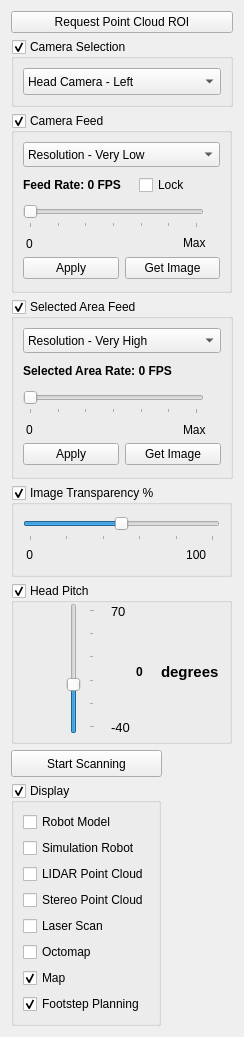
        <widget class="QWidget" name="scrollAreaWidgetContents">
         <property name="geometry">
          <rect>
           <x>0</x>
           <y>0</y>
           <width>244</width>
           <height>1037</height>
          </rect>
         </property>
         <property name="sizePolicy">
          <sizepolicy hsizetype="Expanding" vsizetype="Expanding">
           <horstretch>0</horstretch>
           <verstretch>0</verstretch>
          </sizepolicy>
         </property>
         <layout class="QVBoxLayout" name="verticalLayout_2">
          <item>
           <widget class="QPushButton" name="requestPointCloudROI">
            <property name="text">
             <string>Request Point Cloud ROI</string>
            </property>
           </widget>
          </item>
          <item>
           <widget class="QGroupBox" name="Selection_3">
            <property name="sizePolicy">
             <sizepolicy hsizetype="Maximum" vsizetype="Maximum">
              <horstretch>191</horstretch>
              <verstretch>63</verstretch>
             </sizepolicy>
            </property>
            <property name="minimumSize">
             <size>
              <width>0</width>
              <height>0</height>
             </size>
            </property>
            <property name="maximumSize">
             <size>
              <width>221</width>
              <height>63</height>
             </size>
            </property>
            <property name="title">
             <string>Camera Selection</string>
            </property>
            <property name="alignment">
             <set>Qt::AlignLeading|Qt::AlignLeft|Qt::AlignTop</set>
            </property>
            <property name="checkable">
             <bool>true</bool>
            </property>
            <layout class="QVBoxLayout" name="verticalLayout_7">
             <property name="sizeConstraint">
              <enum>QLayout::SetMaximumSize</enum>
             </property>
             <item>
              <widget class="QComboBox" name="comboBox_7">
               <property name="enabled">
                <bool>true</bool>
               </property>
               <property name="sizePolicy">
                <sizepolicy hsizetype="Maximum" vsizetype="Maximum">
                 <horstretch>0</horstretch>
                 <verstretch>0</verstretch>
                </sizepolicy>
               </property>
               <property name="maximumSize">
                <size>
                 <width>198</width>
                 <height>27</height>
                </size>
               </property>
               <property name="insertPolicy">
                <enum>QComboBox::InsertAtTop</enum>
               </property>
               <item>
                <property name="text">
                 <string>Head Camera - Left</string>
                </property>
               </item>
               <item>
                <property name="text">
                 <string>Head Camera - Right</string>
                </property>
               </item>
               <item>
                <property name="text">
                 <string>Left Hand Camera - Left</string>
                </property>
               </item>
               <item>
                <property name="text">
                 <string>Left Hand Camera - Right</string>
                </property>
               </item>
               <item>
                <property name="text">
                 <string>Right Hand Camera - Left</string>
                </property>
               </item>
               <item>
                <property name="text">
                 <string>Right Hand Camera - Right</string>
                </property>
               </item>
              </widget>
             </item>
            </layout>
           </widget>
          </item>
          <item>
           <widget class="QGroupBox" name="Mode_3">
            <property name="sizePolicy">
             <sizepolicy hsizetype="Maximum" vsizetype="Maximum">
              <horstretch>0</horstretch>
              <verstretch>0</verstretch>
             </sizepolicy>
            </property>
            <property name="minimumSize">
             <size>
              <width>0</width>
              <height>180</height>
             </size>
            </property>
            <property name="maximumSize">
             <size>
              <width>221</width>
              <height>180</height>
             </size>
            </property>
            <property name="title">
             <string>Camera Feed</string>
            </property>
            <property name="alignment">
             <set>Qt::AlignLeading|Qt::AlignLeft|Qt::AlignTop</set>
            </property>
            <property name="checkable">
             <bool>true</bool>
            </property>
            <layout class="QVBoxLayout" name="verticalLayout_5">
             <item>
              <widget class="QComboBox" name="comboBox_9">
               <property name="sizePolicy">
                <sizepolicy hsizetype="Maximum" vsizetype="Maximum">
                 <horstretch>0</horstretch>
                 <verstretch>0</verstretch>
                </sizepolicy>
               </property>
               <property name="maximumSize">
                <size>
                 <width>198</width>
                 <height>27</height>
                </size>
               </property>
               <property name="currentIndex">
                <number>4</number>
               </property>
               <item>
                <property name="text">
                 <string>Resolution - Very High</string>
                </property>
               </item>
               <item>
                <property name="text">
                 <string>Resolution - High</string>
                </property>
               </item>
               <item>
                <property name="text">
                 <string>Resolution - Medium</string>
                </property>
               </item>
               <item>
                <property name="text">
                 <string>Resolution - Low</string>
                </property>
               </item>
               <item>
                <property name="text">
                 <string>Resolution - Very Low</string>
                </property>
               </item>
              </widget>
             </item>
             <item>
              <widget class="QWidget" name="widget_7" native="true">
               <layout class="QHBoxLayout" name="horizontalLayout">
                <property name="margin">
                 <number>0</number>
                </property>
                <item>
                 <widget class="QLabel" name="label_9">
                  <property name="text">
                   <string>&lt;html&gt;&lt;head/&gt;&lt;body&gt;&lt;p&gt;&lt;span style=&quot; font-weight:600;&quot;&gt;Feed Rate: 0 FPS&lt;/span&gt;&lt;/p&gt;&lt;/body&gt;&lt;/html&gt;</string>
                  </property>
                  <property name="textFormat">
                   <enum>Qt::RichText</enum>
                  </property>
                 </widget>
                </item>
                <item>
                 <widget class="QCheckBox" name="checkBox">
                  <property name="sizePolicy">
                   <sizepolicy hsizetype="Maximum" vsizetype="Maximum">
                    <horstretch>0</horstretch>
                    <verstretch>0</verstretch>
                   </sizepolicy>
                  </property>
                  <property name="maximumSize">
                   <size>
                    <width>81</width>
                    <height>22</height>
                   </size>
                  </property>
                  <property name="text">
                   <string>Lock</string>
                  </property>
                 </widget>
                </item>
               </layout>
              </widget>
             </item>
             <item>
              <widget class="QSlider" name="horizontalSlider_2">
               <property name="sizePolicy">
                <sizepolicy hsizetype="Maximum" vsizetype="Maximum">
                 <horstretch>0</horstretch>
                 <verstretch>0</verstretch>
                </sizepolicy>
               </property>
               <property name="minimumSize">
                <size>
                 <width>181</width>
                 <height>24</height>
                </size>
               </property>
               <property name="maximumSize">
                <size>
                 <width>181</width>
                 <height>24</height>
                </size>
               </property>
               <property name="maximum">
                <number>30</number>
               </property>
               <property name="value">
                <number>0</number>
               </property>
               <property name="orientation">
                <enum>Qt::Horizontal</enum>
               </property>
               <property name="tickPosition">
                <enum>QSlider::TicksBelow</enum>
               </property>
               <property name="tickInterval">
                <number>5</number>
               </property>
              </widget>
             </item>
             <item>
              <widget class="QWidget" name="widget_3" native="true">
               <property name="sizePolicy">
                <sizepolicy hsizetype="Maximum" vsizetype="Maximum">
                 <horstretch>0</horstretch>
                 <verstretch>0</verstretch>
                </sizepolicy>
               </property>
               <property name="maximumSize">
                <size>
                 <width>201</width>
                 <height>16</height>
                </size>
               </property>
               <widget class="QLabel" name="label_2">
                <property name="geometry">
                 <rect>
                  <x>3</x>
                  <y>0</y>
                  <width>21</width>
                  <height>20</height>
                 </rect>
                </property>
                <property name="sizePolicy">
                 <sizepolicy hsizetype="Maximum" vsizetype="Maximum">
                  <horstretch>0</horstretch>
                  <verstretch>0</verstretch>
                 </sizepolicy>
                </property>
                <property name="maximumSize">
                 <size>
                  <width>21</width>
                  <height>20</height>
                 </size>
                </property>
                <property name="text">
                 <string>0</string>
                </property>
               </widget>
               <widget class="QLabel" name="label_5">
                <property name="geometry">
                 <rect>
                  <x>160</x>
                  <y>0</y>
                  <width>31</width>
                  <height>17</height>
                 </rect>
                </property>
                <property name="sizePolicy">
                 <sizepolicy hsizetype="Maximum" vsizetype="Maximum">
                  <horstretch>0</horstretch>
                  <verstretch>0</verstretch>
                 </sizepolicy>
                </property>
                <property name="maximumSize">
                 <size>
                  <width>31</width>
                  <height>17</height>
                 </size>
                </property>
                <property name="text">
                 <string>Max</string>
                </property>
               </widget>
              </widget>
             </item>
             <item>
              <widget class="QWidget" name="widget_10" native="true">
               <layout class="QHBoxLayout" name="horizontalLayout_5">
                <property name="margin">
                 <number>0</number>
                </property>
                <item>
                 <widget class="QPushButton" name="applyCameraFeed">
                  <property name="text">
                   <string>Apply</string>
                  </property>
                 </widget>
                </item>
                <item>
                 <widget class="QPushButton" name="getCameraImage">
                  <property name="text">
                   <string>Get Image</string>
                  </property>
                 </widget>
                </item>
               </layout>
              </widget>
             </item>
            </layout>
           </widget>
          </item>
          <item>
           <widget class="QGroupBox" name="groupBox_2">
            <property name="minimumSize">
             <size>
              <width>0</width>
              <height>180</height>
             </size>
            </property>
            <property name="maximumSize">
             <size>
              <width>16777215</width>
              <height>180</height>
             </size>
            </property>
            <property name="title">
             <string>Selected Area Feed</string>
            </property>
            <property name="checkable">
             <bool>true</bool>
            </property>
            <layout class="QVBoxLayout" name="verticalLayout_6">
             <item>
              <widget class="QComboBox" name="comboBox_8">
               <property name="sizePolicy">
                <sizepolicy hsizetype="Maximum" vsizetype="Maximum">
                 <horstretch>0</horstretch>
                 <verstretch>0</verstretch>
                </sizepolicy>
               </property>
               <property name="maximumSize">
                <size>
                 <width>198</width>
                 <height>27</height>
                </size>
               </property>
               <item>
                <property name="text">
                 <string>Resolution - Very High</string>
                </property>
               </item>
               <item>
                <property name="text">
                 <string>Resolution - High</string>
                </property>
               </item>
               <item>
                <property name="text">
                 <string>Resolution - Medium</string>
                </property>
               </item>
               <item>
                <property name="text">
                 <string>Resolution - Low</string>
                </property>
               </item>
               <item>
                <property name="text">
                 <string>Resolution - Very Low</string>
                </property>
               </item>
              </widget>
             </item>
             <item>
              <widget class="QLabel" name="label_10">
               <property name="text">
                <string>&lt;html&gt;&lt;head/&gt;&lt;body&gt;&lt;p&gt;&lt;span style=&quot; font-weight:600;&quot;&gt;Selected Area Rate: 0 FPS&lt;/span&gt;&lt;/p&gt;&lt;/body&gt;&lt;/html&gt;</string>
               </property>
              </widget>
             </item>
             <item>
              <widget class="QSlider" name="horizontalSlider_3">
               <property name="sizePolicy">
                <sizepolicy hsizetype="Maximum" vsizetype="Maximum">
                 <horstretch>0</horstretch>
                 <verstretch>0</verstretch>
                </sizepolicy>
               </property>
               <property name="maximumSize">
                <size>
                 <width>181</width>
                 <height>24</height>
                </size>
               </property>
               <property name="maximum">
                <number>30</number>
               </property>
               <property name="value">
                <number>0</number>
               </property>
               <property name="orientation">
                <enum>Qt::Horizontal</enum>
               </property>
               <property name="tickPosition">
                <enum>QSlider::TicksBelow</enum>
               </property>
               <property name="tickInterval">
                <number>5</number>
               </property>
              </widget>
             </item>
             <item>
              <widget class="QWidget" name="widget_4" native="true">
               <property name="sizePolicy">
                <sizepolicy hsizetype="Maximum" vsizetype="Maximum">
                 <horstretch>0</horstretch>
                 <verstretch>0</verstretch>
                </sizepolicy>
               </property>
               <property name="maximumSize">
                <size>
                 <width>191</width>
                 <height>16</height>
                </size>
               </property>
               <widget class="QLabel" name="label_6">
                <property name="geometry">
                 <rect>
                  <x>3</x>
                  <y>0</y>
                  <width>20</width>
                  <height>20</height>
                 </rect>
                </property>
                <property name="sizePolicy">
                 <sizepolicy hsizetype="Maximum" vsizetype="Maximum">
                  <horstretch>0</horstretch>
                  <verstretch>0</verstretch>
                 </sizepolicy>
                </property>
                <property name="maximumSize">
                 <size>
                  <width>20</width>
                  <height>20</height>
                 </size>
                </property>
                <property name="text">
                 <string>0</string>
                </property>
               </widget>
               <widget class="QLabel" name="label_7">
                <property name="geometry">
                 <rect>
                  <x>160</x>
                  <y>0</y>
                  <width>31</width>
                  <height>20</height>
                 </rect>
                </property>
                <property name="sizePolicy">
                 <sizepolicy hsizetype="Maximum" vsizetype="Maximum">
                  <horstretch>0</horstretch>
                  <verstretch>0</verstretch>
                 </sizepolicy>
                </property>
                <property name="maximumSize">
                 <size>
                  <width>31</width>
                  <height>20</height>
                 </size>
                </property>
                <property name="text">
                 <string>Max</string>
                </property>
               </widget>
              </widget>
             </item>
             <item>
              <widget class="QWidget" name="widget_8" native="true">
               <layout class="QHBoxLayout" name="horizontalLayout_3">
                <property name="margin">
                 <number>0</number>
                </property>
                <item>
                 <widget class="QPushButton" name="applyAreaFeed">
                  <property name="text">
                   <string>Apply</string>
                  </property>
                 </widget>
                </item>
                <item>
                 <widget class="QPushButton" name="getAreaImage">
                  <property name="text">
                   <string>Get Image</string>
                  </property>
                 </widget>
                </item>
               </layout>
              </widget>
             </item>
            </layout>
           </widget>
          </item>
          <item>
           <widget class="QGroupBox" name="groupBox">
            <property name="sizePolicy">
             <sizepolicy hsizetype="Maximum" vsizetype="Maximum">
              <horstretch>0</horstretch>
              <verstretch>0</verstretch>
             </sizepolicy>
            </property>
            <property name="minimumSize">
             <size>
              <width>0</width>
              <height>0</height>
             </size>
            </property>
            <property name="maximumSize">
             <size>
              <width>221</width>
              <height>130</height>
             </size>
            </property>
            <property name="title">
             <string>Image Transparency %</string>
            </property>
            <property name="checkable">
             <bool>true</bool>
            </property>
            <layout class="QVBoxLayout" name="verticalLayout">
             <item>
              <widget class="QSlider" name="horizontalSlider_4">
               <property name="enabled">
                <bool>true</bool>
               </property>
               <property name="sizePolicy">
                <sizepolicy hsizetype="Maximum" vsizetype="Maximum">
                 <horstretch>0</horstretch>
                 <verstretch>0</verstretch>
                </sizepolicy>
               </property>
               <property name="maximumSize">
                <size>
                 <width>198</width>
                 <height>27</height>
                </size>
               </property>
               <property name="maximum">
                <number>100</number>
               </property>
               <property name="value">
                <number>50</number>
               </property>
               <property name="orientation">
                <enum>Qt::Horizontal</enum>
               </property>
               <property name="tickPosition">
                <enum>QSlider::TicksBelow</enum>
               </property>
               <property name="tickInterval">
                <number>20</number>
               </property>
              </widget>
             </item>
             <item>
              <widget class="QLabel" name="label_14">
               <property name="sizePolicy">
                <sizepolicy hsizetype="Maximum" vsizetype="Maximum">
                 <horstretch>0</horstretch>
                 <verstretch>0</verstretch>
                </sizepolicy>
               </property>
               <property name="maximumSize">
                <size>
                 <width>191</width>
                 <height>16</height>
                </size>
               </property>
               <property name="text">
                <string> 0                                              100</string>
               </property>
              </widget>
             </item>
            </layout>
           </widget>
          </item>
          <item>
           <widget class="QGroupBox" name="Orientation_3">
            <property name="enabled">
             <bool>true</bool>
            </property>
            <property name="sizePolicy">
             <sizepolicy hsizetype="Maximum" vsizetype="Maximum">
              <horstretch>0</horstretch>
              <verstretch>0</verstretch>
             </sizepolicy>
            </property>
            <property name="minimumSize">
             <size>
              <width>0</width>
              <height>161</height>
             </size>
            </property>
            <property name="maximumSize">
             <size>
              <width>221</width>
              <height>161</height>
             </size>
            </property>
            <property name="title">
             <string>Head Pitch</string>
            </property>
            <property name="alignment">
             <set>Qt::AlignLeading|Qt::AlignLeft|Qt::AlignTop</set>
            </property>
            <property name="checkable">
             <bool>true</bool>
            </property>
            <widget class="QSlider" name="horizontalSlider">
             <property name="geometry">
              <rect>
               <x>50</x>
               <y>20</y>
               <width>34</width>
               <height>131</height>
              </rect>
             </property>
             <property name="sizePolicy">
              <sizepolicy hsizetype="Maximum" vsizetype="Maximum">
               <horstretch>0</horstretch>
               <verstretch>0</verstretch>
              </sizepolicy>
             </property>
             <property name="maximumSize">
              <size>
               <width>34</width>
               <height>131</height>
              </size>
             </property>
             <property name="minimum">
              <number>-40</number>
             </property>
             <property name="maximum">
              <number>70</number>
             </property>
             <property name="value">
              <number>0</number>
             </property>
             <property name="tracking">
              <bool>true</bool>
             </property>
             <property name="orientation">
              <enum>Qt::Vertical</enum>
             </property>
             <property name="invertedAppearance">
              <bool>false</bool>
             </property>
             <property name="tickPosition">
              <enum>QSlider::TicksBelow</enum>
             </property>
             <property name="tickInterval">
              <number>22</number>
             </property>
            </widget>
            <widget class="QWidget" name="widget_2" native="true">
             <property name="geometry">
              <rect>
               <x>100</x>
               <y>20</y>
               <width>21</width>
               <height>131</height>
              </rect>
             </property>
             <property name="sizePolicy">
              <sizepolicy hsizetype="Maximum" vsizetype="Maximum">
               <horstretch>0</horstretch>
               <verstretch>0</verstretch>
              </sizepolicy>
             </property>
             <property name="maximumSize">
              <size>
               <width>21</width>
               <height>131</height>
              </size>
             </property>
             <widget class="QLabel" name="label">
              <property name="geometry">
               <rect>
                <x>0</x>
                <y>109</y>
                <width>21</width>
                <height>31</height>
               </rect>
              </property>
              <property name="sizePolicy">
               <sizepolicy hsizetype="Maximum" vsizetype="Maximum">
                <horstretch>0</horstretch>
                <verstretch>0</verstretch>
               </sizepolicy>
              </property>
              <property name="maximumSize">
               <size>
                <width>21</width>
                <height>31</height>
               </size>
              </property>
              <property name="font">
               <font>
                <pointsize>10</pointsize>
               </font>
              </property>
              <property name="text">
               <string>-40</string>
              </property>
             </widget>
             <widget class="QLabel" name="label_3">
              <property name="geometry">
               <rect>
                <x>0</x>
                <y>0</y>
                <width>16</width>
                <height>16</height>
               </rect>
              </property>
              <property name="sizePolicy">
               <sizepolicy hsizetype="Maximum" vsizetype="Maximum">
                <horstretch>0</horstretch>
                <verstretch>0</verstretch>
               </sizepolicy>
              </property>
              <property name="maximumSize">
               <size>
                <width>16</width>
                <height>16</height>
               </size>
              </property>
              <property name="font">
               <font>
                <pointsize>10</pointsize>
               </font>
              </property>
              <property name="text">
               <string>70</string>
              </property>
             </widget>
            </widget>
            <widget class="QWidget" name="widget_5" native="true">
             <property name="geometry">
              <rect>
               <x>120</x>
               <y>40</y>
               <width>101</width>
               <height>91</height>
              </rect>
             </property>
             <property name="sizePolicy">
              <sizepolicy hsizetype="Maximum" vsizetype="Maximum">
               <horstretch>0</horstretch>
               <verstretch>0</verstretch>
              </sizepolicy>
             </property>
             <property name="maximumSize">
              <size>
               <width>101</width>
               <height>91</height>
              </size>
             </property>
             <widget class="QLabel" name="label_8">
              <property name="geometry">
               <rect>
                <x>5</x>
                <y>40</y>
                <width>21</width>
                <height>17</height>
               </rect>
              </property>
              <property name="sizePolicy">
               <sizepolicy hsizetype="Maximum" vsizetype="Maximum">
                <horstretch>0</horstretch>
                <verstretch>0</verstretch>
               </sizepolicy>
              </property>
              <property name="maximumSize">
               <size>
                <width>21</width>
                <height>17</height>
               </size>
              </property>
              <property name="font">
               <font>
                <weight>75</weight>
                <bold>true</bold>
               </font>
              </property>
              <property name="text">
               <string>0</string>
              </property>
             </widget>
             <widget class="QLabel" name="label_4">
              <property name="geometry">
               <rect>
                <x>30</x>
                <y>40</y>
                <width>58</width>
                <height>17</height>
               </rect>
              </property>
              <property name="sizePolicy">
               <sizepolicy hsizetype="Maximum" vsizetype="Maximum">
                <horstretch>0</horstretch>
                <verstretch>0</verstretch>
               </sizepolicy>
              </property>
              <property name="maximumSize">
               <size>
                <width>58</width>
                <height>17</height>
               </size>
              </property>
              <property name="font">
               <font>
                <pointsize>11</pointsize>
                <weight>75</weight>
                <bold>true</bold>
               </font>
              </property>
              <property name="text">
               <string>degrees</string>
              </property>
             </widget>
            </widget>
           </widget>
          </item>
          <item>
           <widget class="QPushButton" name="pushButton">
            <property name="sizePolicy">
             <sizepolicy hsizetype="Maximum" vsizetype="Maximum">
              <horstretch>0</horstretch>
              <verstretch>0</verstretch>
             </sizepolicy>
            </property>
            <property name="maximumSize">
             <size>
              <width>151</width>
              <height>27</height>
             </size>
            </property>
            <property name="text">
             <string>Start Scanning</string>
            </property>
           </widget>
          </item>
          <item>
           <widget class="QGroupBox" name="groupBox_3">
            <property name="sizePolicy">
             <sizepolicy hsizetype="Maximum" vsizetype="Maximum">
              <horstretch>0</horstretch>
              <verstretch>0</verstretch>
             </sizepolicy>
            </property>
            <property name="title">
             <string>Display</string>
            </property>
            <property name="flat">
             <bool>false</bool>
            </property>
            <property name="checkable">
             <bool>true</bool>
            </property>
            <layout class="QVBoxLayout" name="verticalLayout_3">
             <item>
              <widget class="QCheckBox" name="robot_model">
               <property name="text">
                <string>Robot Model</string>
               </property>
               <property name="checked">
                <bool>false</bool>
               </property>
              </widget>
             </item>
             <item>
              <widget class="QCheckBox" name="simulation_robot">
               <property name="text">
                <string>Simulation Robot</string>
               </property>
               <property name="checked">
                <bool>false</bool>
               </property>
              </widget>
             </item>
             <item>
              <widget class="QCheckBox" name="lidar_point_cloud">
               <property name="text">
                <string>LIDAR Point Cloud</string>
               </property>
               <property name="checked">
                <bool>false</bool>
               </property>
              </widget>
             </item>
             <item>
              <widget class="QCheckBox" name="stereo_point_cloud">
               <property name="text">
                <string>Stereo Point Cloud</string>
               </property>
               <property name="checked">
                <bool>false</bool>
               </property>
              </widget>
             </item>
             <item>
              <widget class="QCheckBox" name="laser_scan">
               <property name="text">
                <string>Laser Scan</string>
               </property>
               <property name="checked">
                <bool>false</bool>
               </property>
              </widget>
             </item>
             <item>
              <widget class="QCheckBox" name="octomap">
               <property name="text">
                <string>Octomap</string>
               </property>
               <property name="checked">
                <bool>false</bool>
               </property>
              </widget>
             </item>
             <item>
              <widget class="QCheckBox" name="grid_map">
               <property name="text">
                <string>Map</string>
               </property>
               <property name="checked">
                <bool>true</bool>
               </property>
              </widget>
             </item>
             <item>
              <widget class="QCheckBox" name="footstep_planning">
               <property name="text">
                <string>Footstep Planning</string>
               </property>
               <property name="checked">
                <bool>true</bool>
               </property>
              </widget>
             </item>
            </layout>
           </widget>
          </item>
         </layout>
        </widget>
